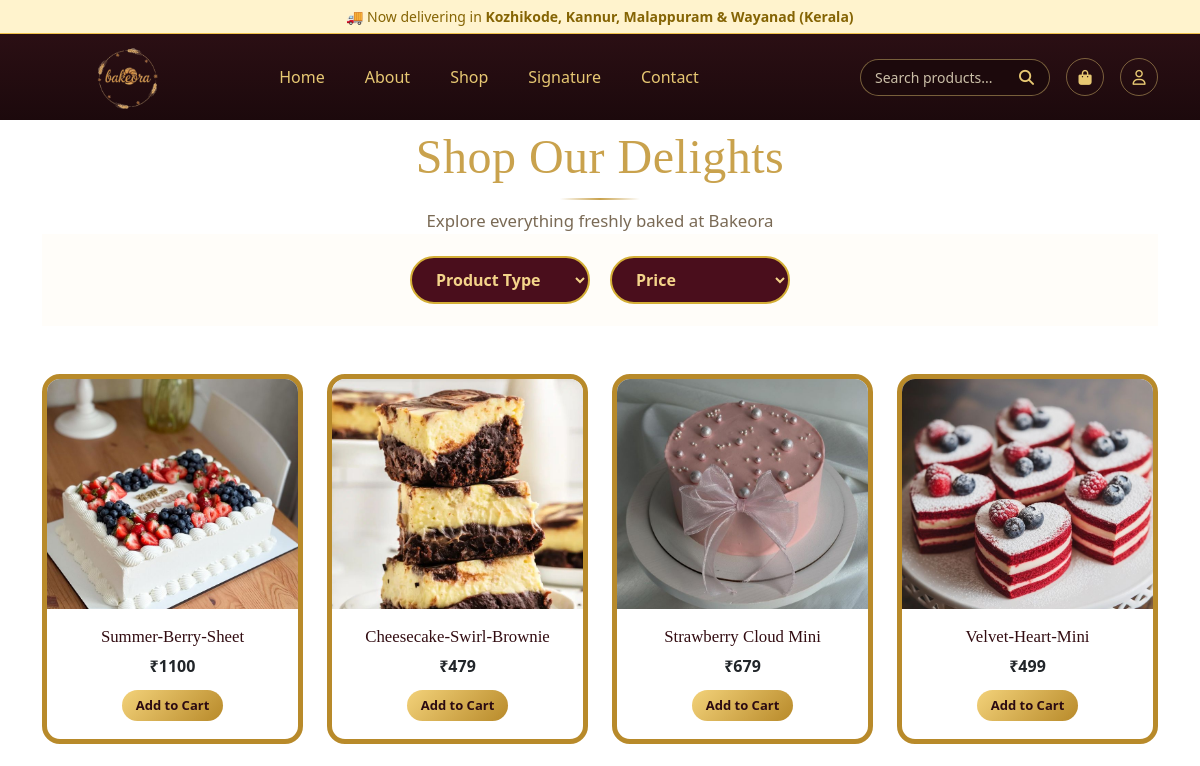
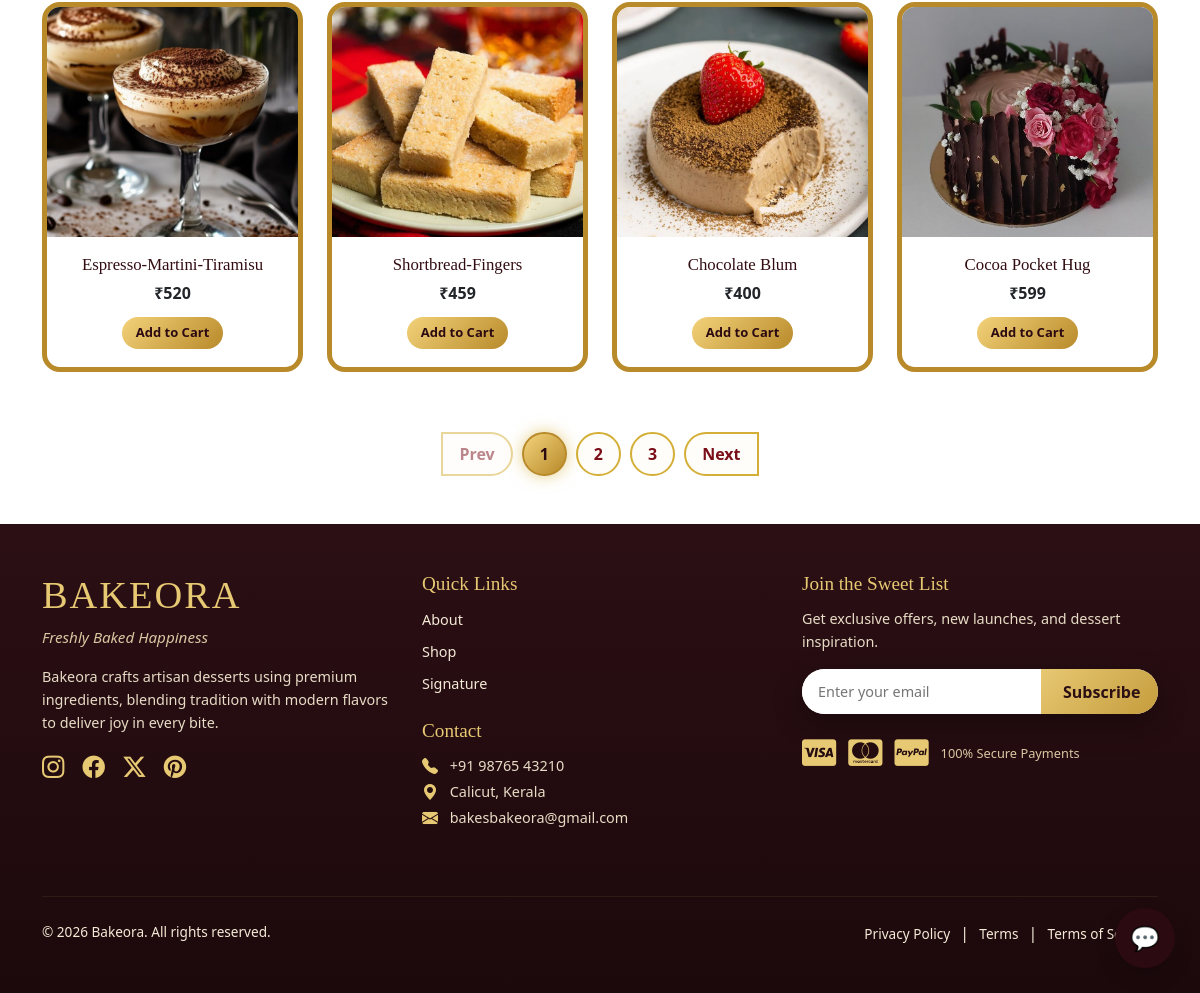
The app's page /shop/ with its own data (2 pictures, top to bottom).
### products/models.py (models this page shows, shortened)
class Cake(models.Model):
    name = models.CharField(max_length=150)
    image = models.ImageField(upload_to='cakes/')
    price = models.IntegerField()
    category = models.CharField(
        max_length=50,
        choices=[
            ('wedding', 'Wedding'),
            ('birthday', 'Birthday'),
            ('bento', 'Bento'),
            ('vegan', 'Vegan'),
            ('kids', 'Kids'),
        ]
    )
    FLAVOR_CHOICES = [
    ('chocolate','Chocolate'),
    ('vanilla','Vanilla'),
    ('red-velvet','Red Velvet'),
    ('butterscotch','Butterscotch'),
    ('fruit-cakes','Fruit Cakes'),
    ('cheese_cakes','Cheese Cakes'),
]
    STRUCTURE_CHOICES = [
    ('single','Single Tier'),
    ('double','Double Tier'),
    ('trible','Trible Tier'),
    ('cupcakes','Cup Cakes'),
    ('sheetcakes','Sheet Cakes'),
    ('spongecakes','Sponge Cakes'),
    ('themecakes','Theme Cakes'),
    ]
    flavor = models.CharField(max_length=50, choices=FLAVOR_CHOICES)
    structure = models.CharField(max_length=50, choices=STRUCTURE_CHOICES)

class Dessert(models.Model):
    CATEGORY_CHOICES = [
        ('pastries', 'Pastries'),
        ('cookies_biscuits', 'Cookies & Biscuits'),
        ('brownie', 'Brownie'),
        ('pistachio', 'Pistachio'),
    ]
    FLAVOR_CHOICES = [
        ('chocolate', 'Chocolate'),
        ('vanilla', 'Vanilla'),
        ('fruit', 'Fruit'),
        ('nutty_caramel','Nutty & Caramel')
    ]
    name = models.CharField(max_length=150)
    image = models.ImageField(upload_to='desserts/')
    price = models.IntegerField()
    category = models.CharField(
        max_length=50,
        choices=CATEGORY_CHOICES
    )
    flavor = models.CharField(
        max_length=50,
        choices=FLAVOR_CHOICES
    )

class Pudding(models.Model):
    STYLE_CHOICES = [
        ('warm', 'Warm'),
        ('chilled', 'Chilled'),
        ('vegan', 'Vegan'),
    ]
    TAG_COLOR_CHOICES = [
        ('default', 'Default'),
        ('green', 'Green'),
        ('vegan', 'Vegan'),
    ]
    FLAVOR_CHOICES = [
        ('chocolate', 'Chocolate'),
        ('vanilla', 'Vanilla'),
        ('fruit', 'Fruit'),
        ('pistachio', 'Pistachio'),
        ('strawberry', 'Strawberry'),
        ('mango', 'Mango'),
        ('butter','Butter')
    ]
    name = models.CharField(max_length=150)
    image = models.ImageField(upload_to='puddings/')
    price = models.IntegerField()
    flavor = models.CharField(
        max_length=50,
        choices=FLAVOR_CHOICES,
        blank=True,
        null=True
    )
    style = models.CharField(
        max_length=20,
        choices=STYLE_CHOICES,
        default='chilled'
    )
    tag_text = models.CharField(
        max_length=50,
        blank=True,
        null=True
    )
    tag_color = models.CharField(
        max_length=20,
        choices=TAG_COLOR_CHOICES,
        default='default'
    )

### products/views.py (the view)
# urls.py: path('shop/', views.shop, name='shop'),
def shop(request):
    selected_type = request.GET.get("type")
    selected_price = request.GET.get("price")
    cakes = Cake.objects.all()
    desserts = Dessert.objects.all()
    puddings = Pudding.objects.all()
    if selected_type == "cake":
        products = list(cakes)
    elif selected_type == "dessert":
        products = list(desserts)
    elif selected_type == "pudding":
        products = list(puddings)
    else:
        products = list(chain(cakes, desserts, puddings))
        random.shuffle(products)
    if selected_price == "under-500":
        products = [p for p in products if p.price < 500]
    elif selected_price == "500-1000":
        products = [p for p in products if 500 <= p.price <= 1000]
    elif selected_price == "low-high":
        products = sorted(products, key=lambda x: x.price)
    elif selected_price == "high-low":
        products = sorted(products, key=lambda x: x.price, reverse=True)
    for p in products:
        if isinstance(p, Cake):
            p.ps = ProductSearch.objects.filter(
                product_type="cake",
                product_id=p.id
            ).first()
            p.detail_url = reverse("cake_detail", args=[p.id])
        elif isinstance(p, Dessert):
            p.ps = ProductSearch.objects.filter(
                product_type="dessert",
                product_id=p.id
            ).first()
            p.detail_url = reverse("dessert_detail", args=[p.id])
        elif isinstance(p, Pudding):
            p.ps = ProductSearch.objects.filter(
                product_type="pudding",
                product_id=p.id
            ).first()
            p.detail_url = reverse("pudding_detail", args=[p.id])
    paginator = Paginator(products, 8)
    page_number = request.GET.get("page")
    page_obj = paginator.get_page(page_number)
    return render(request, "shop.html", {
        "page_obj": page_obj,
        "selected_type": selected_type,
        "selected_price": selected_price,
    })

### accounts/context_processors.py (called while the page is built)
def notification_count(request):
    if request.user.is_authenticated:
        count = Notifications.objects.filter(
            user=request.user,
            is_read=False
        ).count()
        return {"unread_notifications_count": count}
    return {}

### ecommerce/context_processors.py (called while the page is built, shortened)
def cart_count(request):
    session_cart = request.session.get("cart", {})
    count = sum(item["quantity"] for item in session_cart.values())
    return {"cart_count": count}

### ecommerce/templates/shop.html (shortened to what this page needs)
{% extends 'master.html' %}
{% load static %}
{% block content %}
<section class="shop-page mt-5">
  <div class="container">
    <div class="text-center">
      <h2 class="cakes-section-title">
        Shop Our Delights
        <span class="cakes-title-divider"></span>
      </h2>
      <p class="cakes-section-subtitle">
        Explore everything freshly baked at Bakeora
      </p>
    </div>
    <section class="cakes-filter-bar">
        <form method="get" class="cakes-filter-inner" id="filterForm">
          <select name="type" class="cakes-filter">
            <option value="" hidden>Product Type</option>
          </select>
          <select name="price" class="cakes-filter">
            <option value="" hidden>Price</option>
          </select>
        </form>
    </section>
    <div class="row g-4 mt-4" id="shop-grid">
      {% for item in page_obj %}
      <div class="col-12 col-sm-6 col-lg-3">
        <div class="cake-card">
          {% if item.image %}
          <a href="{{ item.detail_url }}">
  <img src="{{ item.image.url }}" alt="{{ item.name }}">
</a>
          {% endif %}
          <div class="cake-info">
            <a href="{{ item.detail_url }}">
  <h5>{{ item.name }}</h5>
</a>
            <span>₹{{ item.price }}</span>
<button
  class="btn btn-sm add-to-cart-btn"
  data-product-id="{{ item.ps.id }}">
  Add to Cart
</button>
          </div>
        </div>
      </div>
      {% empty %}
        <p class="text-center">No products found</p>
      {% endfor %}
    </div>
  </div>
</section>
{% if page_obj.has_other_pages %}
<div class="pagination-wrap text-center mb-5">
  <ul class="pagination justify-content-center">
    {% if page_obj.has_previous %}
    <li class="page-item">
      <a class="page-link"
         href="?page={{ page_obj.previous_page_number }}&type={{ selected_type }}&price={{ selected_price }}#shop-grid">
         Prev
      </a>
    </li>
    {% else %}
    <li class="page-item disabled"><span class="page-link">Prev</span></li>
    {% endif %}
{% for num in page_obj.paginator.page_range %}
  {% if num <= 3 %}
    {% if page_obj.number == num %}
      <li class="page-item active"><span class="page-link">{{ num }}</span></li>
    {% else %}
      <li class="page-item">
        <a class="page-link"
           href="?{% for key,value in request.GET.items %}{% if key != 'page' %}{{ key }}={{ value }}&{% endif %}{% endfor %}page={{ num }}#shop-grid">
           {{ num }}
        </a>
      </li>
    {% endif %}
  {% endif %}
{% endfor %}
    {% if page_obj.has_next %}
    <li class="page-item">
      <a class="page-link"
         href="?page={{ page_obj.next_page_number }}&type={{ selected_type }}&price={{ selected_price }}#shop-grid">
         Next
      </a>
    </li>
    {% else %}
    <li class="page-item disabled"><span class="page-link">Next</span></li>
    {% endif %}
  </ul>
</div>
{% endif %}
{% endblock %}

### ecommerce/static/css/style.css (style rules this page uses)
html { scroll-behavior: smooth; }
body { padding-top: 80px; margin: 0; }

### ecommerce/static/css/items.css (style rules this page uses)
.cakes-section-title { font-family: "Playfair Display", serif; font-size: 3rem; font-weight: 500; color: #c9a24d; letter-spacing: 0.5px; margin-bottom: 0.5rem; position: relative; }
.cakes-title-divider { display: block; width: 80px; height: 2px; margin: 12px auto 0; background: linear-gradient( to right, transparent, #c9a24d, transparent ); }
.cakes-section-subtitle { font-size: 1.05rem; color: #7a6a55; max-width: 520px; margin: 0 auto; line-height: 1.6; }
.cakes-filter-bar { background: #fffdf9; padding: 22px 0; }
.cakes-filter-inner { display: flex; justify-content: center; gap: 20px; flex-wrap: wrap; }
.cakes-filter { background: #4a0e1c; color: #f4d48a; border: 2px solid #d4af37; border-radius: 999px; padding: 10px 20px; font-weight: 600; min-width: 180px; cursor: pointer; transition: .3s; }
.pagination-wrap { margin: 60px 0 40px; }
.pagination { gap: 10px; }
.pagination .page-item { list-style: none; }
.pagination .page-link { background: #fffdf9; border: 2px solid #d4af37; color: #7a0f19; font-weight: 600; border-radius: 999px; padding: 8px 16px; min-width: 44px; text-align: center; transition: .25s; }
.pagination .page-item.active .page-link { background: linear-gradient(135deg, #f3d27a, #b88a2a); color: #2b0a12; box-shadow: 0 0 16px rgba(212,175,55,.6); border-color: #b88a2a; }
.pagination .page-item.disabled .page-link { opacity: .5; pointer-events: none; }
.add-to-cart-btn { background: linear-gradient(135deg, #f3d27a, #b88a2a); color: #2b0a12; border: none; border-radius: 999px; padding: 6px 14px; font-size: 13px; font-weight: 600; transition: .25s; }
.cake-card { background: #fff; border-radius: 18px; overflow: hidden; border: 1px solid rgba(200,164,93,0.25); transition: all 0.35s ease; height: 100%; border: 5px solid #b88a2a; }
.cake-card img { width: 100%; height: 230px; object-fit: cover; }
.cake-info { padding: 18px; text-align: center; }
.cake-info h5 { font-family: "Playfair Display", serif; font-size: 1.05rem; margin-bottom: 6px; color: var(--dark); }
.cake-info span { display: block; font-weight: 600; color: var(--gold); margin-bottom: 12px; }
.cake-info a { text-decoration: none; color: #320c11; }

### records on screen
Cake: image (picture), name "Summer-Berry-Sheet", price "1100"
Dessert: image (picture), name "Cheesecake-Swirl-Brownie", price "479"
Cake: image (picture), name "Strawberry Cloud Mini", price "679"
Cake: image (picture), name "Velvet-Heart-Mini", price "499"
Pudding: image (picture), name "Espresso-Martini-Tiramisu", price "520"
Dessert: image (picture), name "Shortbread-Fingers", price "459"
Pudding: image (picture), name "Chocolate Blum", price "400"
Cake: image (picture), name "Cocoa Pocket Hug", price "599"

### other values on screen
{{ num }} "1"
{{ num }} "2" "3"
